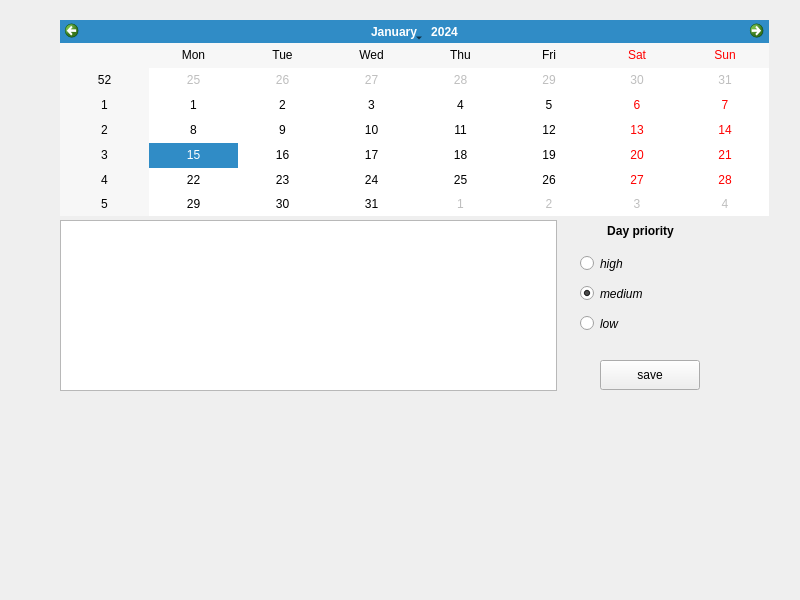
<?xml version="1.0" encoding="UTF-8"?>
<ui version="4.0">
 <class>Widget</class>
 <widget class="QWidget" name="Widget">
  <property name="geometry">
   <rect>
    <x>0</x>
    <y>0</y>
    <width>800</width>
    <height>600</height>
   </rect>
  </property>
  <property name="windowTitle">
   <string>Widget</string>
  </property>
  <widget class="QLabel" name="statusLabel">
   <property name="geometry">
    <rect>
     <x>40</x>
     <y>390</y>
     <width>121</width>
     <height>21</height>
    </rect>
   </property>
   <property name="text">
    <string/>
   </property>
  </widget>
  <widget class="QCalendarWidget" name="calendarWidget">
   <property name="geometry">
    <rect>
     <x>60</x>
     <y>20</y>
     <width>709</width>
     <height>196</height>
    </rect>
   </property>
   <property name="cursor">
    <cursorShape>PointingHandCursor</cursorShape>
   </property>
   <property name="styleSheet">
    <string notr="true">QJalaliCalendar{}</string>
   </property>
  </widget>
  <widget class="QTextEdit" name="textBox">
   <property name="geometry">
    <rect>
     <x>60</x>
     <y>220</y>
     <width>497</width>
     <height>171</height>
    </rect>
   </property>
  </widget>
  <widget class="QPushButton" name="save_pushButton">
   <property name="geometry">
    <rect>
     <x>600</x>
     <y>360</y>
     <width>100</width>
     <height>30</height>
    </rect>
   </property>
   <property name="maximumSize">
    <size>
     <width>100</width>
     <height>30</height>
    </size>
   </property>
   <property name="cursor">
    <cursorShape>ArrowCursor</cursorShape>
   </property>
   <property name="text">
    <string>save</string>
   </property>
  </widget>
  <widget class="QLabel" name="label">
   <property name="geometry">
    <rect>
     <x>590</x>
     <y>220</y>
     <width>101</width>
     <height>21</height>
    </rect>
   </property>
   <property name="font">
    <font>
     <italic>false</italic>
     <bold>true</bold>
    </font>
   </property>
   <property name="text">
    <string>Day priority</string>
   </property>
   <property name="alignment">
    <set>Qt::AlignCenter</set>
   </property>
  </widget>
  <widget class="QWidget" name="widget" native="true">
   <property name="geometry">
    <rect>
     <x>570</x>
     <y>250</y>
     <width>91</width>
     <height>101</height>
    </rect>
   </property>
   <widget class="QRadioButton" name="priority_high">
    <property name="geometry">
     <rect>
      <x>10</x>
      <y>0</y>
      <width>109</width>
      <height>27</height>
     </rect>
    </property>
    <property name="font">
     <font>
      <italic>true</italic>
     </font>
    </property>
    <property name="cursor">
     <cursorShape>ArrowCursor</cursorShape>
    </property>
    <property name="text">
     <string>high</string>
    </property>
   </widget>
   <widget class="QRadioButton" name="priority_medium">
    <property name="geometry">
     <rect>
      <x>10</x>
      <y>30</y>
      <width>109</width>
      <height>27</height>
     </rect>
    </property>
    <property name="font">
     <font>
      <italic>true</italic>
     </font>
    </property>
    <property name="cursor">
     <cursorShape>ArrowCursor</cursorShape>
    </property>
    <property name="text">
     <string>medium</string>
    </property>
    <property name="checked">
     <bool>true</bool>
    </property>
    <property name="autoRepeat">
     <bool>false</bool>
    </property>
   </widget>
   <widget class="QRadioButton" name="priority_low">
    <property name="geometry">
     <rect>
      <x>10</x>
      <y>60</y>
      <width>109</width>
      <height>27</height>
     </rect>
    </property>
    <property name="font">
     <font>
      <italic>true</italic>
     </font>
    </property>
    <property name="cursor">
     <cursorShape>ArrowCursor</cursorShape>
    </property>
    <property name="text">
     <string>low</string>
    </property>
   </widget>
  </widget>
 </widget>
 <resources/>
 <connections/>
 <slots>
  <slot>handleDateSelection()</slot>
 </slots>
</ui>
